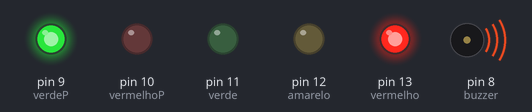
This sketch was run on a simulated Arduino Uno, built with avr-gcc and run on an emulated ATmega328P. On the bench: output pins drawn as LEDs (lit = HIGH), buzzer (waves = sounding, pin HIGH).

Above: at 0.12 s.
At 2.37 s:
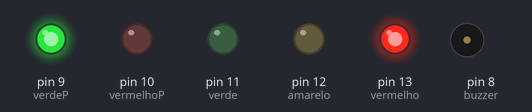
At 4.5 s:
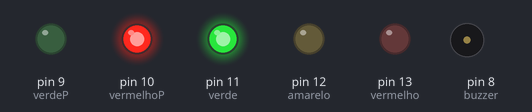
At 6.5 s:
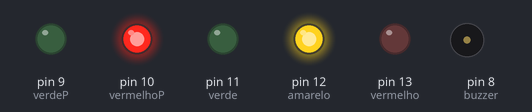
Timing chart, 0 to 9.1 s (numbered marks = the images above):
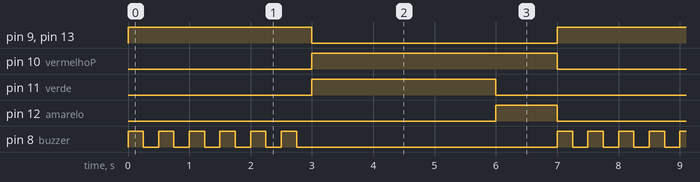

The sketch:

semaforo.ino
```cpp
#define vermelho 13
#define amarelo 12
#define verde 11
#define vermelhoP 10
#define verdeP 9
#define buzzer 8

void setup() {
  pinMode(vermelho, OUTPUT);
  pinMode(amarelo, OUTPUT);
  pinMode(verde, OUTPUT);
  pinMode(vermelhoP, OUTPUT);
  pinMode(verdeP, OUTPUT);
  pinMode(buzzer, OUTPUT);
}

void loop() {
  digitalWrite(vermelho, HIGH);
  digitalWrite(verdeP, HIGH);
  for(int cont = 1; cont <= 12; cont++){
    if(cont%2 == 1)
      digitalWrite(buzzer, HIGH);
    else
      digitalWrite(buzzer, LOW);
    delay(250);
  }
  digitalWrite(vermelho, LOW);
  digitalWrite(verdeP, LOW);
  digitalWrite(verde, HIGH);
  digitalWrite(vermelhoP, HIGH);
  delay(3000);
  digitalWrite(verde, LOW);
  digitalWrite(amarelo, HIGH);
  delay(1000);
  digitalWrite(amarelo, LOW);
  digitalWrite(vermelhoP, LOW);
}
```

Measured:
- by itself, pin 9 (verdeP), pin 11 (verde), pin 13 (vermelho): alternates HIGH for 3.0 s and LOW for 4.0 s
- by itself, pin 10 (vermelhoP): alternates HIGH for 4.0 s and LOW for 3.0 s
- by itself, pin 12 (amarelo): alternates HIGH for 1.0 s and LOW for 6.0 s
- by itself, pin 8 (buzzer): repeats every 7.0 s: 5 × (LOW 0.25 s, HIGH 0.25 s), LOW 4.3 s, HIGH 0.25 s
